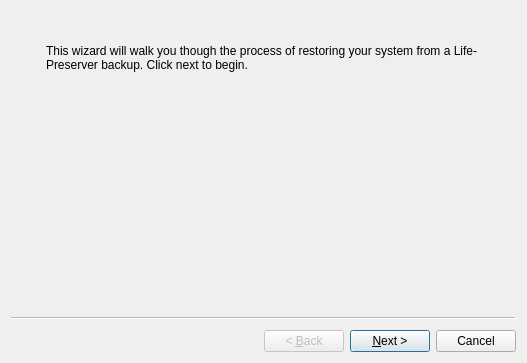
<?xml version="1.0" encoding="UTF-8"?>
<ui version="4.0">
 <class>wizardRestore</class>
 <widget class="QWizard" name="wizardRestore">
  <property name="geometry">
   <rect>
    <x>0</x>
    <y>0</y>
    <width>527</width>
    <height>363</height>
   </rect>
  </property>
  <property name="windowTitle">
   <string notr="true">Restore Wizard</string>
  </property>
  <property name="windowIcon">
   <iconset resource="sysinstaller.qrc">
    <normaloff>:/modules/images/lifepreserver.png</normaloff>:/modules/images/lifepreserver.png</iconset>
  </property>
  <property name="wizardStyle">
   <enum>QWizard::ClassicStyle</enum>
  </property>
  <widget class="QWizardPage" name="Page_Intro">
   <layout class="QGridLayout" name="gridLayout">
    <item row="0" column="0" rowspan="3">
     <layout class="QVBoxLayout" name="verticalLayout_3">
      <item>
       <widget class="QLabel" name="label_2">
        <property name="sizePolicy">
         <sizepolicy hsizetype="Fixed" vsizetype="Fixed">
          <horstretch>0</horstretch>
          <verstretch>0</verstretch>
         </sizepolicy>
        </property>
        <property name="maximumSize">
         <size>
          <width>55</width>
          <height>55</height>
         </size>
        </property>
        <property name="text">
         <string/>
        </property>
        <property name="pixmap">
         <pixmap resource="sysinstaller.qrc">:/modules/images/lifepreserver.png</pixmap>
        </property>
        <property name="scaledContents">
         <bool>true</bool>
        </property>
        <property name="alignment">
         <set>Qt::AlignCenter</set>
        </property>
       </widget>
      </item>
      <item>
       <spacer name="verticalSpacer_10">
        <property name="orientation">
         <enum>Qt::Vertical</enum>
        </property>
        <property name="sizeHint" stdset="0">
         <size>
          <width>20</width>
          <height>40</height>
         </size>
        </property>
       </spacer>
      </item>
     </layout>
    </item>
    <item row="0" column="1">
     <spacer name="verticalSpacer">
      <property name="orientation">
       <enum>Qt::Vertical</enum>
      </property>
      <property name="sizeType">
       <enum>QSizePolicy::Fixed</enum>
      </property>
      <property name="sizeHint" stdset="0">
       <size>
        <width>258</width>
        <height>18</height>
       </size>
      </property>
     </spacer>
    </item>
    <item row="1" column="1">
     <widget class="QLabel" name="label">
      <property name="sizePolicy">
       <sizepolicy hsizetype="MinimumExpanding" vsizetype="Preferred">
        <horstretch>0</horstretch>
        <verstretch>0</verstretch>
       </sizepolicy>
      </property>
      <property name="text">
       <string>This wizard will walk you though the process of restoring your system from a Life-Preserver backup. Click next to begin. </string>
      </property>
      <property name="wordWrap">
       <bool>true</bool>
      </property>
     </widget>
    </item>
    <item row="1" column="2" rowspan="2">
     <spacer name="horizontalSpacer_2">
      <property name="orientation">
       <enum>Qt::Horizontal</enum>
      </property>
      <property name="sizeType">
       <enum>QSizePolicy::Fixed</enum>
      </property>
      <property name="sizeHint" stdset="0">
       <size>
        <width>18</width>
        <height>178</height>
       </size>
      </property>
     </spacer>
    </item>
    <item row="2" column="1">
     <spacer name="verticalSpacer_2">
      <property name="orientation">
       <enum>Qt::Vertical</enum>
      </property>
      <property name="sizeType">
       <enum>QSizePolicy::MinimumExpanding</enum>
      </property>
      <property name="sizeHint" stdset="0">
       <size>
        <width>228</width>
        <height>163</height>
       </size>
      </property>
     </spacer>
    </item>
   </layout>
  </widget>
  <widget class="QWizardPage" name="Page_Host">
   <layout class="QGridLayout" name="gridLayout_2">
    <item row="0" column="0" rowspan="4">
     <layout class="QVBoxLayout" name="verticalLayout_2">
      <item>
       <widget class="QLabel" name="label_13">
        <property name="sizePolicy">
         <sizepolicy hsizetype="Fixed" vsizetype="Fixed">
          <horstretch>0</horstretch>
          <verstretch>0</verstretch>
         </sizepolicy>
        </property>
        <property name="maximumSize">
         <size>
          <width>55</width>
          <height>55</height>
         </size>
        </property>
        <property name="text">
         <string/>
        </property>
        <property name="pixmap">
         <pixmap resource="sysinstaller.qrc">:/modules/images/network.png</pixmap>
        </property>
        <property name="scaledContents">
         <bool>true</bool>
        </property>
       </widget>
      </item>
      <item>
       <spacer name="verticalSpacer_9">
        <property name="orientation">
         <enum>Qt::Vertical</enum>
        </property>
        <property name="sizeHint" stdset="0">
         <size>
          <width>20</width>
          <height>118</height>
         </size>
        </property>
       </spacer>
      </item>
     </layout>
    </item>
    <item row="0" column="1">
     <spacer name="verticalSpacer_5">
      <property name="orientation">
       <enum>Qt::Vertical</enum>
      </property>
      <property name="sizeType">
       <enum>QSizePolicy::Fixed</enum>
      </property>
      <property name="sizeHint" stdset="0">
       <size>
        <width>268</width>
        <height>18</height>
       </size>
      </property>
     </spacer>
    </item>
    <item row="1" column="1">
     <widget class="QLabel" name="label_3">
      <property name="text">
       <string>To get started please enter the hostname, username and port of your backup server.</string>
      </property>
      <property name="wordWrap">
       <bool>true</bool>
      </property>
     </widget>
    </item>
    <item row="2" column="1">
     <spacer name="verticalSpacer_3">
      <property name="orientation">
       <enum>Qt::Vertical</enum>
      </property>
      <property name="sizeType">
       <enum>QSizePolicy::Fixed</enum>
      </property>
      <property name="sizeHint" stdset="0">
       <size>
        <width>288</width>
        <height>17</height>
       </size>
      </property>
     </spacer>
    </item>
    <item row="2" column="2" rowspan="2">
     <spacer name="horizontalSpacer_6">
      <property name="orientation">
       <enum>Qt::Horizontal</enum>
      </property>
      <property name="sizeType">
       <enum>QSizePolicy::Fixed</enum>
      </property>
      <property name="sizeHint" stdset="0">
       <size>
        <width>18</width>
        <height>198</height>
       </size>
      </property>
     </spacer>
    </item>
    <item row="3" column="1">
     <widget class="QGroupBox" name="groupReplicate">
      <property name="title">
       <string>Backup Server</string>
      </property>
      <property name="checkable">
       <bool>false</bool>
      </property>
      <property name="checked">
       <bool>false</bool>
      </property>
      <layout class="QGridLayout" name="gridLayout_9">
       <item row="0" column="0">
        <layout class="QHBoxLayout" name="horizontalLayout_8">
         <item>
          <widget class="QLabel" name="label_22">
           <property name="text">
            <string>Host Name</string>
           </property>
          </widget>
         </item>
         <item>
          <widget class="QLineEdit" name="lineHostName"/>
         </item>
        </layout>
       </item>
       <item row="1" column="0">
        <layout class="QHBoxLayout" name="horizontalLayout_7">
         <item>
          <widget class="QLabel" name="label_23">
           <property name="text">
            <string>User Name</string>
           </property>
          </widget>
         </item>
         <item>
          <widget class="QLineEdit" name="lineUserName"/>
         </item>
        </layout>
       </item>
       <item row="2" column="0">
        <layout class="QHBoxLayout" name="horizontalLayout_4">
         <item>
          <widget class="QLabel" name="label_4">
           <property name="sizePolicy">
            <sizepolicy hsizetype="Maximum" vsizetype="Preferred">
             <horstretch>0</horstretch>
             <verstretch>0</verstretch>
            </sizepolicy>
           </property>
           <property name="text">
            <string>SSH Port</string>
           </property>
          </widget>
         </item>
         <item>
          <spacer name="horizontalSpacer_3">
           <property name="orientation">
            <enum>Qt::Horizontal</enum>
           </property>
           <property name="sizeType">
            <enum>QSizePolicy::Fixed</enum>
           </property>
           <property name="sizeHint" stdset="0">
            <size>
             <width>40</width>
             <height>20</height>
            </size>
           </property>
          </spacer>
         </item>
         <item>
          <widget class="QSpinBox" name="spinPort">
           <property name="maximum">
            <number>999999</number>
           </property>
           <property name="value">
            <number>22</number>
           </property>
          </widget>
         </item>
         <item>
          <spacer name="horizontalSpacer_4">
           <property name="orientation">
            <enum>Qt::Horizontal</enum>
           </property>
           <property name="sizeHint" stdset="0">
            <size>
             <width>40</width>
             <height>20</height>
            </size>
           </property>
          </spacer>
         </item>
        </layout>
       </item>
      </layout>
     </widget>
    </item>
    <item row="4" column="1">
     <spacer name="verticalSpacer_4">
      <property name="orientation">
       <enum>Qt::Vertical</enum>
      </property>
      <property name="sizeHint" stdset="0">
       <size>
        <width>218</width>
        <height>97</height>
       </size>
      </property>
     </spacer>
    </item>
   </layout>
  </widget>
  <widget class="QWizardPage" name="Page_Auth">
   <layout class="QGridLayout" name="gridLayout_4">
    <item row="0" column="0" rowspan="4">
     <layout class="QVBoxLayout" name="verticalLayout">
      <item>
       <widget class="QLabel" name="label_12">
        <property name="sizePolicy">
         <sizepolicy hsizetype="Fixed" vsizetype="Fixed">
          <horstretch>0</horstretch>
          <verstretch>0</verstretch>
         </sizepolicy>
        </property>
        <property name="maximumSize">
         <size>
          <width>55</width>
          <height>55</height>
         </size>
        </property>
        <property name="text">
         <string/>
        </property>
        <property name="pixmap">
         <pixmap resource="sysinstaller.qrc">:/modules/images/add_user.png</pixmap>
        </property>
        <property name="scaledContents">
         <bool>true</bool>
        </property>
       </widget>
      </item>
      <item>
       <spacer name="verticalSpacer_7">
        <property name="orientation">
         <enum>Qt::Vertical</enum>
        </property>
        <property name="sizeHint" stdset="0">
         <size>
          <width>20</width>
          <height>78</height>
         </size>
        </property>
       </spacer>
      </item>
     </layout>
    </item>
    <item row="0" column="1" colspan="2">
     <spacer name="verticalSpacer_6">
      <property name="orientation">
       <enum>Qt::Vertical</enum>
      </property>
      <property name="sizeType">
       <enum>QSizePolicy::Fixed</enum>
      </property>
      <property name="sizeHint" stdset="0">
       <size>
        <width>326</width>
        <height>18</height>
       </size>
      </property>
     </spacer>
    </item>
    <item row="1" column="1" colspan="3">
     <widget class="QLabel" name="label_6">
      <property name="text">
       <string>If you saved your Life-Preserver key onto a USB stick, select it below, otherwise you may wish to use password authentication.</string>
      </property>
      <property name="wordWrap">
       <bool>true</bool>
      </property>
     </widget>
    </item>
    <item row="2" column="1">
     <spacer name="verticalSpacer_11">
      <property name="orientation">
       <enum>Qt::Vertical</enum>
      </property>
      <property name="sizeType">
       <enum>QSizePolicy::Fixed</enum>
      </property>
      <property name="sizeHint" stdset="0">
       <size>
        <width>20</width>
        <height>17</height>
       </size>
      </property>
     </spacer>
    </item>
    <item row="3" column="1" colspan="2">
     <widget class="QGroupBox" name="groupBox">
      <property name="title">
       <string>Server Authentication</string>
      </property>
      <layout class="QGridLayout" name="gridLayout_3">
       <item row="0" column="0">
        <widget class="QRadioButton" name="radioUSBAuth">
         <property name="text">
          <string>Use USB key</string>
         </property>
         <property name="checked">
          <bool>true</bool>
         </property>
        </widget>
       </item>
       <item row="1" column="0">
        <widget class="QRadioButton" name="radioPasswordAuth">
         <property name="text">
          <string>Use password authentication</string>
         </property>
        </widget>
       </item>
      </layout>
     </widget>
    </item>
    <item row="3" column="3">
     <spacer name="horizontalSpacer_7">
      <property name="orientation">
       <enum>Qt::Horizontal</enum>
      </property>
      <property name="sizeType">
       <enum>QSizePolicy::Fixed</enum>
      </property>
      <property name="sizeHint" stdset="0">
       <size>
        <width>18</width>
        <height>128</height>
       </size>
      </property>
     </spacer>
    </item>
    <item row="4" column="2">
     <spacer name="verticalSpacer_8">
      <property name="orientation">
       <enum>Qt::Vertical</enum>
      </property>
      <property name="sizeHint" stdset="0">
       <size>
        <width>299</width>
        <height>17</height>
       </size>
      </property>
     </spacer>
    </item>
   </layout>
  </widget>
  <widget class="QWizardPage" name="Page_System">
   <layout class="QGridLayout" name="gridLayout_6">
    <item row="0" column="1">
     <spacer name="verticalSpacer_13">
      <property name="orientation">
       <enum>Qt::Vertical</enum>
      </property>
      <property name="sizeType">
       <enum>QSizePolicy::Fixed</enum>
      </property>
      <property name="sizeHint" stdset="0">
       <size>
        <width>299</width>
        <height>18</height>
       </size>
      </property>
     </spacer>
    </item>
    <item row="1" column="1">
     <widget class="QLabel" name="label_15">
      <property name="text">
       <string>The following systems are backed up on this server, select the one you wish to restore. </string>
      </property>
      <property name="wordWrap">
       <bool>true</bool>
      </property>
     </widget>
    </item>
    <item row="1" column="2" rowspan="5">
     <spacer name="horizontalSpacer">
      <property name="orientation">
       <enum>Qt::Horizontal</enum>
      </property>
      <property name="sizeType">
       <enum>QSizePolicy::Fixed</enum>
      </property>
      <property name="sizeHint" stdset="0">
       <size>
        <width>18</width>
        <height>197</height>
       </size>
      </property>
     </spacer>
    </item>
    <item row="2" column="1">
     <spacer name="verticalSpacer_14">
      <property name="orientation">
       <enum>Qt::Vertical</enum>
      </property>
      <property name="sizeType">
       <enum>QSizePolicy::Fixed</enum>
      </property>
      <property name="sizeHint" stdset="0">
       <size>
        <width>299</width>
        <height>13</height>
       </size>
      </property>
     </spacer>
    </item>
    <item row="3" column="1">
     <widget class="QGroupBox" name="groupBox_2">
      <property name="title">
       <string>Restore System Selection</string>
      </property>
      <layout class="QGridLayout" name="gridLayout_5">
       <item row="0" column="0">
        <widget class="QComboBox" name="comboBoxRestoreSystem"/>
       </item>
       <item row="0" column="1">
        <spacer name="horizontalSpacer_9">
         <property name="orientation">
          <enum>Qt::Horizontal</enum>
         </property>
         <property name="sizeHint" stdset="0">
          <size>
           <width>40</width>
           <height>20</height>
          </size>
         </property>
        </spacer>
       </item>
      </layout>
     </widget>
    </item>
    <item row="4" column="1">
     <spacer name="verticalSpacer_16">
      <property name="orientation">
       <enum>Qt::Vertical</enum>
      </property>
      <property name="sizeHint" stdset="0">
       <size>
        <width>20</width>
        <height>40</height>
       </size>
      </property>
     </spacer>
    </item>
    <item row="5" column="1">
     <spacer name="verticalSpacer_15">
      <property name="orientation">
       <enum>Qt::Vertical</enum>
      </property>
      <property name="sizeHint" stdset="0">
       <size>
        <width>299</width>
        <height>40</height>
       </size>
      </property>
     </spacer>
    </item>
    <item row="0" column="0" rowspan="6">
     <layout class="QVBoxLayout" name="verticalLayout_4">
      <item>
       <widget class="QLabel" name="label_14">
        <property name="sizePolicy">
         <sizepolicy hsizetype="Fixed" vsizetype="Fixed">
          <horstretch>0</horstretch>
          <verstretch>0</verstretch>
         </sizepolicy>
        </property>
        <property name="maximumSize">
         <size>
          <width>55</width>
          <height>55</height>
         </size>
        </property>
        <property name="text">
         <string/>
        </property>
        <property name="pixmap">
         <pixmap resource="sysinstaller.qrc">:/modules/images/systemsettings.png</pixmap>
        </property>
        <property name="scaledContents">
         <bool>true</bool>
        </property>
       </widget>
      </item>
      <item>
       <spacer name="verticalSpacer_12">
        <property name="orientation">
         <enum>Qt::Vertical</enum>
        </property>
        <property name="sizeHint" stdset="0">
         <size>
          <width>20</width>
          <height>78</height>
         </size>
        </property>
       </spacer>
      </item>
     </layout>
    </item>
   </layout>
  </widget>
  <widget class="QWizardPage" name="Page_Finish">
   <layout class="QGridLayout" name="gridLayout_7">
    <item row="3" column="1">
     <widget class="QGroupBox" name="groupBox_3">
      <property name="title">
       <string>Restore Summary</string>
      </property>
      <layout class="QGridLayout" name="gridLayout_8">
       <item row="0" column="0">
        <widget class="QPlainTextEdit" name="plainTextEditSummary">
         <property name="readOnly">
          <bool>true</bool>
         </property>
        </widget>
       </item>
      </layout>
     </widget>
    </item>
    <item row="0" column="0" rowspan="6">
     <layout class="QVBoxLayout" name="verticalLayout_5">
      <item>
       <widget class="QLabel" name="label_17">
        <property name="sizePolicy">
         <sizepolicy hsizetype="Fixed" vsizetype="Fixed">
          <horstretch>0</horstretch>
          <verstretch>0</verstretch>
         </sizepolicy>
        </property>
        <property name="maximumSize">
         <size>
          <width>55</width>
          <height>55</height>
         </size>
        </property>
        <property name="text">
         <string/>
        </property>
        <property name="pixmap">
         <pixmap resource="sysinstaller.qrc">:/modules/images/systemsettings.png</pixmap>
        </property>
        <property name="scaledContents">
         <bool>true</bool>
        </property>
       </widget>
      </item>
      <item>
       <spacer name="verticalSpacer_17">
        <property name="orientation">
         <enum>Qt::Vertical</enum>
        </property>
        <property name="sizeHint" stdset="0">
         <size>
          <width>20</width>
          <height>78</height>
         </size>
        </property>
       </spacer>
      </item>
     </layout>
    </item>
    <item row="0" column="1">
     <spacer name="verticalSpacer_18">
      <property name="orientation">
       <enum>Qt::Vertical</enum>
      </property>
      <property name="sizeType">
       <enum>QSizePolicy::Fixed</enum>
      </property>
      <property name="sizeHint" stdset="0">
       <size>
        <width>238</width>
        <height>18</height>
       </size>
      </property>
     </spacer>
    </item>
    <item row="1" column="1">
     <widget class="QLabel" name="label_18">
      <property name="sizePolicy">
       <sizepolicy hsizetype="MinimumExpanding" vsizetype="Preferred">
        <horstretch>0</horstretch>
        <verstretch>0</verstretch>
       </sizepolicy>
      </property>
      <property name="text">
       <string>The system is ready to be restored, click Finish to continue.</string>
      </property>
      <property name="wordWrap">
       <bool>true</bool>
      </property>
     </widget>
    </item>
    <item row="1" column="2" rowspan="5">
     <spacer name="horizontalSpacer_5">
      <property name="orientation">
       <enum>Qt::Horizontal</enum>
      </property>
      <property name="sizeType">
       <enum>QSizePolicy::Fixed</enum>
      </property>
      <property name="sizeHint" stdset="0">
       <size>
        <width>18</width>
        <height>197</height>
       </size>
      </property>
     </spacer>
    </item>
    <item row="2" column="1">
     <spacer name="verticalSpacer_19">
      <property name="orientation">
       <enum>Qt::Vertical</enum>
      </property>
      <property name="sizeType">
       <enum>QSizePolicy::Fixed</enum>
      </property>
      <property name="sizeHint" stdset="0">
       <size>
        <width>248</width>
        <height>13</height>
       </size>
      </property>
     </spacer>
    </item>
    <item row="5" column="1">
     <spacer name="verticalSpacer_20">
      <property name="orientation">
       <enum>Qt::Vertical</enum>
      </property>
      <property name="sizeHint" stdset="0">
       <size>
        <width>218</width>
        <height>107</height>
       </size>
      </property>
     </spacer>
    </item>
   </layout>
  </widget>
 </widget>
 <resources>
  <include location="sysinstaller.qrc"/>
 </resources>
 <connections/>
</ui>
